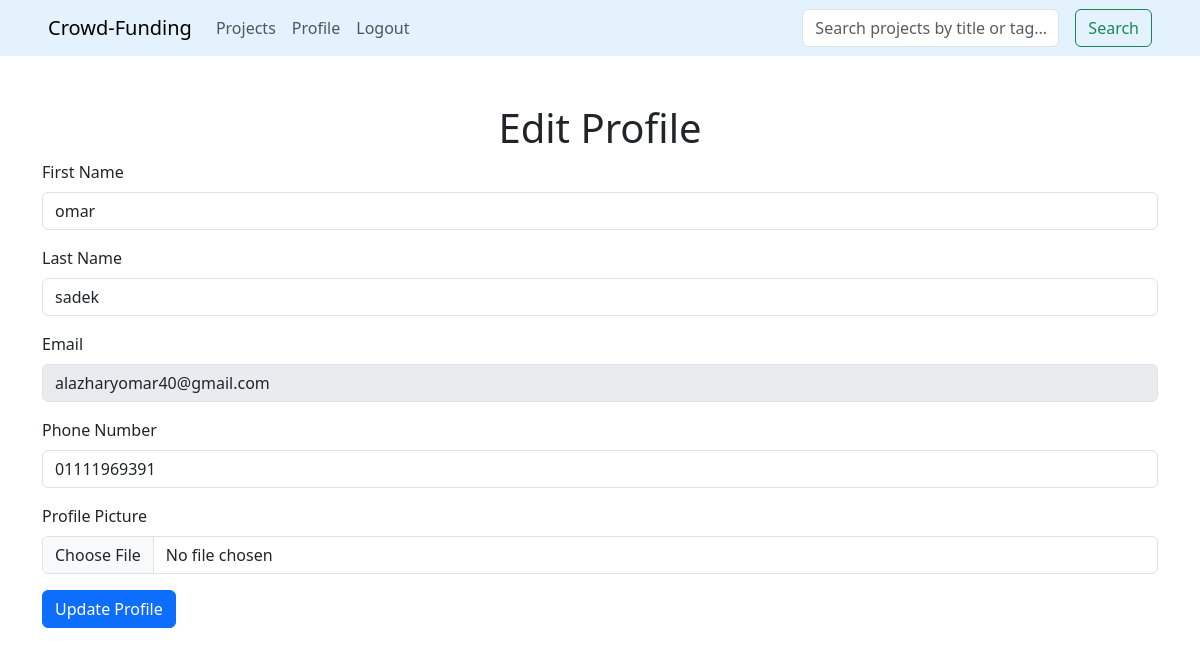
Page /update_profile/ (signed in) on the committed database.
### funding/models.py (models this page shows)
class UserProfile(AbstractBaseUser):
    email = models.EmailField(unique=True)
    first_name = models.CharField(max_length=50)
    last_name = models.CharField(max_length=50)
    phone = models.CharField(max_length=15, unique=True)
    picture = models.ImageField(upload_to='profile_pics/')
    is_active = models.BooleanField(default=False)
    facebook_profile = models.URLField(max_length=200, blank=True , null=True)
    birth_date = models.DateField(blank=True, null=True)
    country = models.CharField(max_length=50, blank=True, null=True)
    USERNAME_FIELD = 'email'  # Ensure this is set correctly
    REQUIRED_FIELDS = ['first_name', 'last_name', 'phone']
    objects = UserProfileManager()

### funding/views.py (the view, shortened to what this page needs)
# urls.py: path('update_profile/', views.update_profile, name='update_profile'),
def update_profile(request):
    return render(request, 'funding/update_profile.html')

### finalproject/funding/templates/funding/update_profile.html (shortened to what this page needs)
{% extends 'funding/profile.html' %}
{% block content %}
    <div class="container mt-5 mb-5">
        <h1 class="text-center">Edit Profile</h1>
        <form method="POST" enctype="multipart/form-data">
            <div class="mb-3">
                <label for="first_name" class="form-label">First Name</label>
                <input type="text" class="form-control" id="first_name" name="first_name" value="{{ user.first_name }}">
            </div>
            <div class="mb-3">
                <label for="last_name" class="form-label">Last Name</label>
                <input type="text" class="form-control" id="last_name" name="last_name" value="{{ user.last_name }}">
            </div>
            <div class="mb-3">
                <label for="email" class="form-label">Email</label>
                <input type="email" class="form-control" id="email" value="{{ user.email }}" disabled>
            </div>
            <div class="mb-3">
                <label for="phone" class="form-label">Phone Number</label>
                <input type="text" class="form-control" id="phone" name="phone" value="{{ user.phone }}">
            </div>
            <div class="mb-3">
                <label for="picture" class="form-label">Profile Picture</label>
                <input type="file" class="form-control" id="picture" name="picture">
            </div>
            <button type="submit" class="btn btn-primary">Update Profile</button>
        </form>
    </div>
{% endblock %}

### rows in the picture
UserProfile: first_name "omar", last_name "sadek", email "alazharyomar40@gmail.com", phone "01111969391"
